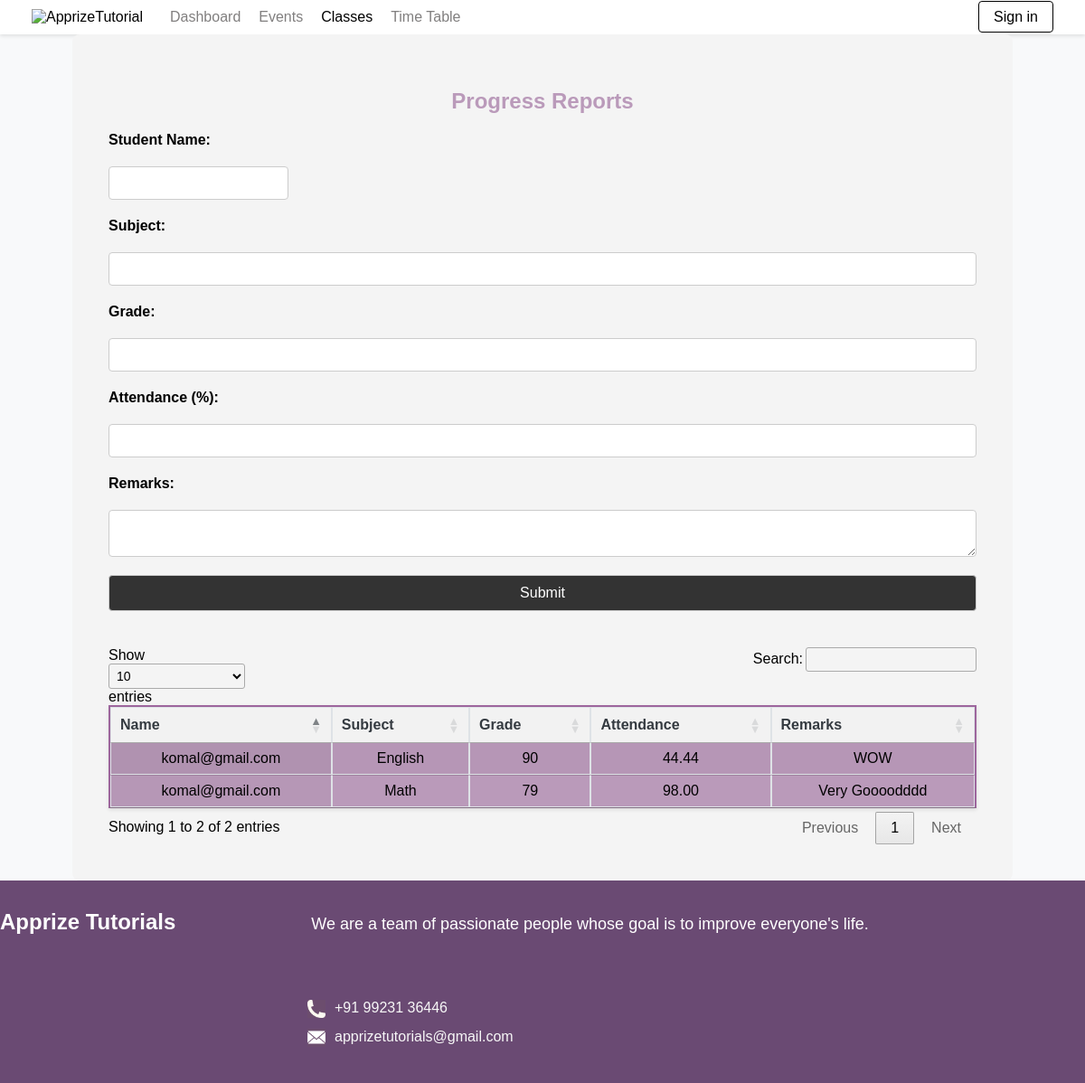
Screenshot of /admin/progress_report.php with the database file from the repository.
### tables this page shows
CREATE TABLE `tbProgress` (
  `id` int NOT NULL,
  `studentID` int NOT NULL,
  `Name` varchar(250) NOT NULL,
  `Subject` varchar(50) NOT NULL,
  `Grade` varchar(10) NOT NULL,
  `attendanceP` decimal(5,2) NOT NULL,
  `Remarks` text NOT NULL
);

### admin/progress_report.php (the view, shortened to what this page needs)
<?php
require_once('../config/config.php');
$sql = "SELECT * FROM tbProgress";
$stmt = $conn->prepare($sql);
$stmt->execute();
$results = $stmt->fetchAll();
?>
<!DOCTYPE html>
<html lang="en-IN">
<head>
    <link rel="stylesheet" type="text/css" href="../public/css/admin.css"/>
    <link rel="stylesheet" href="https://cdn.datatables.net/1.13.4/css/jquery.dataTables.min.css">
    <link rel="stylesheet" href="https://cdnjs.cloudflare.com/ajax/libs/font-awesome/4.7.0/css/font-awesome.min.css">
</head>
<body>
    <div id="wrapwrap" class="classpage">
        <header id="top" class="o_header_standard">
            <nav data-name="Navbar" aria-label="Main" class="navbar navbar-expand-lg navbar-light o_colored_level o_cc d-none d-lg-block shadow-sm ">
                <div id="o_main_nav" class="o_main_nav container">
            <a data-name="Navbar Logo" class="navbar-brand logo me-4">
                <span role="img" aria-label="Logo of ApprizeTutorial" title="ApprizeTutorial"><img src="../images/logo.png" class="img img-fluid" width="95" height="40" alt="ApprizeTutorial" loading="lazy"/></span>
            </a>
        <ul role="menu" id="top_menu" class="nav navbar-nav top_menu o_menu_loading me-auto">
        <li role="presentation" class="nav-item">
            <a role="menuitem" href="dashboard.php" class="nav-link ">
                <span>Dashboard</span>
            </a>
        </li>
        <li role="presentation" class="nav-item">
            <a role="menuitem" href="event.php" class="nav-link ">
                <span>Events</span>
            </a>
        </li>
        <li role="presentation" class="nav-item">
            <a role="menuitem" href="class.php" class="nav-link active">
                <span>Classes</span>
            </a>
        </li>
        <li role="presentation" class="nav-item">
            <a role="menuitem" href="timetable.php" class="nav-link">
                <span>Time Table</span>
            </a>
        </li>
        </ul>
    <ul class="navbar-nav align-items-center gap-2 flex-shrink-0 justify-content-end ps-3">
            <li class=" o_no_autohide_item">
            <?php if (isset($_SESSION["userID"])) { ?>
                        <a href="../login.php" class="btn btn-outline-secondary">Sign out</a>
                    <?php }else {?>
                        <a href="../login.php" class="btn btn-outline-secondary">Sign in</a>
                        <?php }?>
            </li>
    </ul>
            </div>
        </nav>
        <div class="admin-container">
        <h2>Progress Reports</h2>
        <form class="event-form" method="post" action="<?php echo htmlspecialchars($_SERVER['PHP_SELF']); ?>" enctype="multipart/form-data">
    <label for="Name">Student Name:</label>
    <div class="dropdown">
    <input type="text" id="Name" name="Name" onclick="myFunction()" class="dropbtn" required readonly>
    </div>
    <label for="Subject">Subject:</label>
    <input type="text" id="Subject" name="Subject" required>
    <label for="Grade">Grade:</label>
    <input type="text" id="Grade" name="Grade" required>
    <label for="Attendance">Attendance (%):</label>
    <input type="number" id="Attendance" name="attendanceP" step="0.01" min="0" max="100" required>
    <label for="Remarks">Remarks:</label>
    <textarea id="Remarks" name="Remarks"></textarea>
    <input type="submit" value="Submit" name="Submit" class="btn btn-primary" />
</form>
<table id="progress" class="display" style="width:100%">
        <thead>
            <tr>
                <th>Name</th>
                <th>Subject</th>
                <th>Grade</th>
                <th>Attendance</th>
                <th>Remarks</th>
            </tr>
        </thead>
        <tbody>
            <?php foreach ($results as $row): ?>
                <tr>
                    <td><?php echo htmlspecialchars($row['Name']); ?></td>
                    <td><?php echo htmlspecialchars($row['Subject']); ?></td>
                    <td><?php echo htmlspecialchars($row['Grade']); ?></td>
                    <td><?php echo htmlspecialchars($row['attendanceP']); ?></td>
                    <td><?php echo htmlspecialchars($row['Remarks']); ?></td>
                </tr>
            <?php endforeach; ?>
        </tbody>
    </table>
        </div>
    <footer id="bottom" class="o_footer o_colored_level o_cc">
        <div id="footer" class="oe_structure oe_structure_solo">
            <section class="s_text_block pt48">
                <div class="container">
                    <div class="row">
                        <div class="col-lg-3 pb24">
                            <h4><b>Apprize Tutorials</b></h4>
                        </div>
                        <div class="col-lg-9 pb24">
                            <p class="lead">We are a team of passionate people whose goal is to improve everyone's life.</p>
                        </div>
                    </div>
                </div>
            </section>
            <section class="s_text_block">
                <div class="container">
                    <div class="row align-items-center">
                        <div class="col-lg-3 pb24">
                        </div>
                        <div class="col-lg-6 pb24">
                            <ul class="list-unstyled mb-0">
                                <li><img src="../images/icon.png" alt="Phone Icon" width="20" height="20" class="me-2"><a href="tel:+91 99231 36446">+91 99231 36446</a></li>
                                <li><img src="../images/icon2.png" alt="Email Icon" width="20" height="20" class="me-2"><a href="mailto:apprizetutorials@gmail.com">apprizetutorials@gmail.com</a></li>
                            </ul>
                        </div>
                    </div>
                </div>
            </section>
        </div>
    </footer>
</body>
</html>

### public/css/admin.css (style rules this page uses)
body { margin: 0; font-family: 'Arial', sans-serif; }
.navbar { padding: 10px 35px; background-color: white; box-shadow: 0 2px 4px rgba(0, 0, 0, 0.1); }
.o_main_nav.container { display: flex; align-items: center; justify-content: space-between; }
.navbar-brand.logo { display: flex; align-items: center; }
.navbar-brand.logo img { height: 40px; width: auto; }
.navbar-nav.top_menu { display: flex; list-style-type: none; margin: 0; padding: 0; margin-left: 20px; }
.navbar-nav.top_menu .nav-item { margin: 0 10px; }
.navbar-nav.top_menu .nav-link { color: #817f7f; text-decoration: none; font-size: 16px; }
.navbar-nav.top_menu .nav-link.active { color: #000; }
.navbar-nav.align-items-center { display: flex; list-style: none; margin: 0; padding: 0; margin-left: auto; }
.btn-outline-secondary { padding: 8px 16px; border: 1px solid #000; color: #000; background-color: transparent; border-radius: 4px; text-decoration: none; font-size: 16px; }
footer.o_footer { background-color: #6A4A73; color: #fff; }
footer .s_text_block { padding-bottom: 24px; }
footer h4 { font-size: 24px; font-weight: bold; color: #ffffff; }
footer p.lead { font-size: 18px; margin-bottom: 16px; color: #ffffff; font-weight: lighter; padding: 4px 150px; padding-bottom: 0px; }
footer ul { padding-left: 170px; list-style: none; }
footer ul li { display: flex; margin-bottom: 12px; font-size: 16px; }
footer ul li img { margin-right: 10px; }
footer ul li a { color: #f7f7f7; text-decoration: none; }
footer .container { max-width: 1200px; margin: 0 auto; }
footer .row { display: flex; justify-content: flex-start; align-items: center; }
.admin-container { width: 80%; margin: 0 auto; padding: 40px; background-color: #f4f4f4; border-radius: 8px; min-height: 100vh; }
.admin-container h2 { text-align: center; color: #BA9ABA; }
.event-form { display: flex; flex-direction: column; gap: 20px; font-weight: bold; margin-bottom: 40px; }
.event-form input, .event-form textarea { padding: 10px; border-radius: 4px; border: 1px solid #ccc; }
body { font-family: Arial, sans-serif; background-color: #f8f9fa; margin: 0; padding: 0; }
table { border-collapse: collapse; margin: 30px auto; background-color: #BA9ABA; border: 2px solid#9D669D; box-shadow: 0 2px 4px rgba(0, 0, 0, 0.1); }
th, td { border: 1px solid #dee2e6; padding: 30px; text-align: center; }
th { background-color: #f2f2f2; color: #343a40; }
.btn-primary { background-color: #333; color: #fff; border: none; padding: 10px 20px; border-radius: 4px; cursor: pointer; font-size: 16px; }

### admin/progress_report.php (style rules this page uses)
.dropbtn { background-color: white; color: black; cursor: pointer; }

### rows the page displays
tbprogress: Name "komal@gmail.com", Subject "English", Grade "90", attendanceP "44.44", Remarks "WOW"
tbprogress: Name "komal@gmail.com", Subject "Math", Grade "79", attendanceP "98.00", Remarks "Very Goooodddd"
